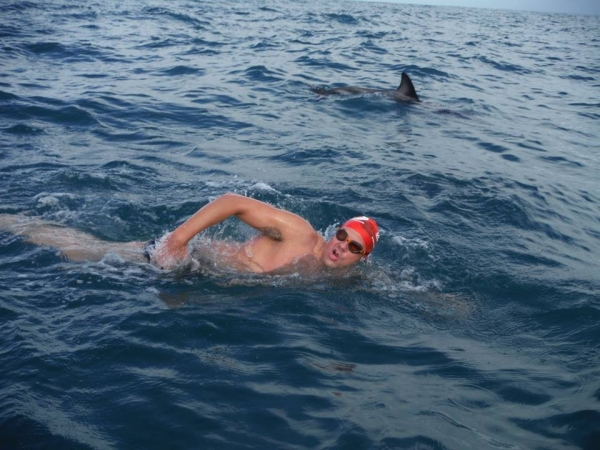
//> input picture Data/Test_images/Ocean1.jpg, 600 x 450 px, given in place of Oceanvideo_whalerescue.mp4, which was not available
$ ./Human_detector   (built with g++ and OpenCV 4)
//> lines starting //> are read from the running program, lines starting //| are printed output that depends on the picture; after the words box and inside, x2 and y2 are one past the last pixel; in counts of white or black regions, pixels touching at a corner belong together; pictures that were not available may be replaced by others from this repository, and a replacement may not be noted
#include <iostream>
#include "opencv2/opencv.hpp"

using namespace std;
using namespace cv;
//--------------------------------------------------------------------------------------------------------------------------//
//Name: R1
//Input: R,G,B values of Mat Image
//Output: (true/false) whether the R,G,B values lies within the threshold.
//--------------------------------------------------------------------------------------------------------------------------//
bool R1(int R, int G, int B) {
    bool e1 = (R>95) && (G>40) && (B>20) && ((max(R,max(G,B)) - min(R, min(G,B)))>15) && (abs(R-G)>15) && (R>G) && (R>B);
    bool e2 = (R>220) && (G>210) && (B>170) && (abs(R-G)<=15) && (R>B) && (G>B);
    return (e1||e2);
}

//--------------------------------------------------------------------------------------------------------------------------//
//Name: R2
//Input: Y,Cr,Cb values of Mat Image
//Output: (true/false) whether the Y,Cr,Cb values lies within the threshold.
//--------------------------------------------------------------------------------------------------------------------------//
bool R2(float Y, float Cr, float Cb) {
    bool e3 = Cr <= 1.5862*Cb+20;
    bool e4 = Cr >= 0.3448*Cb+76.2069;
    bool e5 = Cr >= -4.5652*Cb+234.5652;
    bool e6 = Cr <= -1.15*Cb+301.75;
    bool e7 = Cr <= -2.2857*Cb+432.85;
    return e3 && e4 && e5 && e6 && e7;
}

//--------------------------------------------------------------------------------------------------------------------------//
//Name: R3
//Input: H,S,V values of Mat Image
//Output: (true/false) whether the H,S,V values lies within the threshold.
//--------------------------------------------------------------------------------------------------------------------------//
bool R3(float H, float S, float V) {
    return (H<25) || (H > 230);
}


//------------------------------------------------------------------------------------------------------------------------//
//Name: GetSkin()
//Input: ROIS at which blobs detected
//Output: (true/false) whether a human is in the ROI.
//------------------------------------------------------------------------------------------------------------------------//
bool GetSkin(Mat const &src) {
    // allocate the result matrix
    Mat dst = src.clone();

    Vec3b cwhite = Vec3b::all(255);
    Vec3b cblack = Vec3b::all(0);

    Mat src_ycrcb, src_hsv;
    // OpenCV scales the YCrCb components, so that they
    // cover the whole value range of [0,255], so there's
    // no need to scale the values:
    cvtColor(src, src_ycrcb, CV_BGR2YCrCb);
    // OpenCV scales the Hue Channel to [0,180] for
    // 8bit images, so make sure we are operating on
    // the full spectrum from [0,360] by using floating
    // point precision:
    src.convertTo(src_hsv, CV_32FC3);
    cvtColor(src_hsv, src_hsv, CV_BGR2HSV);
    // Now scale the values between [0,255]:
    normalize(src_hsv, src_hsv, 0.0, 255.0, NORM_MINMAX, CV_32FC3);
    int WhiteCount = 0;
    int blackCount = 0;
    for(int i = 0; i < src.rows; i++) {
        for(int j = 0; j < src.cols; j++) {

            Vec3b pix_bgr = src.ptr<Vec3b>(i)[j];
            int B = pix_bgr.val[0];
            int G = pix_bgr.val[1];
            int R = pix_bgr.val[2];
            // apply rgb rule
            bool a = R1(R,G,B);

            Vec3b pix_ycrcb = src_ycrcb.ptr<Vec3b>(i)[j];
            int Y = pix_ycrcb.val[0];
            int Cr = pix_ycrcb.val[1];
            int Cb = pix_ycrcb.val[2];
            // apply ycrcb rule
            bool b = R2(Y,Cr,Cb);

            Vec3f pix_hsv = src_hsv.ptr<Vec3f>(i)[j];
            float H = pix_hsv.val[0];
            float S = pix_hsv.val[1];
            float V = pix_hsv.val[2];
            // apply hsv rule
            bool c = R3(H,S,V);

            if(!(a&&b&&c))
            {
                dst.ptr<Vec3b>(i)[j] = cblack;
                blackCount++; // used to calc persentage
            }
            if (a&&b&&c)
            {
                dst.ptr<Vec3b>(i)[j] = cwhite;
                WhiteCount++;  // used to calc persentage
            }

        }
    }

    double image_size = dst.cols*dst.rows;
    if((double) WhiteCount/image_size*100 < 1) // if White pixel is less than 15 % if the image then its not a human (value determined from test)
    {
        cout << "rejected because: " << endl;
        cout <<(double) WhiteCount/image_size*100 << " " <<(double)blackCount/image_size*100<< " " << image_size << endl;

        imshow("This", dst);
        return false;
    }
    else
    {
        cout << "accepted because: "<< endl;
        cout <<(double) WhiteCount/image_size*100 << " " <<(double)blackCount/image_size*100<< " " << image_size << endl;

        imshow("This", dst);
        return true;
    }
}
//--------------------------------------------------------------------------------------------------------------------------//
//Name: ROI
//Input: BinaryImage and Original image.
//Output: A Mat at which the BinaryImage is used as mask on the Original Image.
//--------------------------------------------------------------------------------------------------------------------------//
Mat ROI(Mat binaryImg, Mat originalImg){

    Mat channel[3];
    split(originalImg, channel);
    Mat originalImg2=originalImg.clone();

    //calcHistogram(binaryImg);

    for(int i=0; i<binaryImg.rows; i++){
        for(int j=0; j<binaryImg.cols; j++){
            if(binaryImg.at<double>(i,j)<250){
                channel[0].at<double>(i,j)=0;
                channel[1].at<double>(i,j)=0;
                channel[2].at<double>(i,j)=0;
            }
        }
    }
    merge(channel, 3, originalImg2);
    cvtColor(originalImg2, originalImg2, CV_BGR2RGB, 0 );
    return originalImg2;
}

//--------------------------------------------------------------------------------------------------------------------------//
//Name: MarkCountours
//Input: BinaryImage
//Output: ROIS with human detection
//--------------------------------------------------------------------------------------------------------------------------//
vector<Mat>  MarkCountours(Mat binaryImg, Mat originalImg) //Input binary image
{
    vector<vector<Point> > contours;
    Mat test = binaryImg.clone();
    Mat test2 = originalImg.clone();
    vector<Vec4i> hierarchy;
    RNG rng(12345);
    findContours( test, contours, hierarchy, CV_RETR_TREE, CV_CHAIN_APPROX_SIMPLE, Point(0, 0) ); // Findcontours based from the binary image
    vector<vector<Point> > contours_poly( contours.size() );
    vector<Rect> boundRect( contours.size() );
    for( int i = 0; i < contours.size(); i++ )
    {
        approxPolyDP( Mat(contours[i]), contours_poly[i], 3, true );
        boundRect[i] = boundingRect( Mat(contours_poly[i]) );
        //Creating small initialize the ROI boundary
    }

    vector<Mat> subregions_normal;
    vector<Mat> subregions_contour;
    for (int i = 0; i< boundRect.size(); i++)
    {
        if (contourArea(contours[i]) >= 1000 && contourArea(contours[i]) <= 1000000) //If the Area of contour
        {
            Mat roi_normal(test2,boundRect[i]); //Create ROI with approved Contour area;
            if (GetSkin(roi_normal)) { // Check if ROI has approved skin color
                subregions_normal.push_back(roi_normal); // Vector consiting of Detected humans
                rectangle(originalImg, boundRect[i], Scalar(255,0,0)); // Rectangle showing on the original image where it is.

            }
        }

    }

    return subregions_normal;
}


int main(int argc, const char * argv[]) {
    Mat src, dst;
    //Load image
    //src = imread("/Users/keerthikanratnarajah/Desktop/Wave1.jpeg"); // Load image
    //Load Video
    VideoCapture cap("/Users/keerthikanratnarajah/SDU-UAS-15-Group1-Report/Test_images/Oceanvideo_whalerescue.mp4"); // load Video
    while (1)
    {
        cap.read(src);
//> src is the input picture: 450 rows x 600 cols, CV_8UC3; mean B, G, R 122.7, 103.6, 81.5
        cvtColor(src, dst, CV_RGB2HSV, 0 );
//> dst: 450 rows x 600 cols, CV_8UC3; mean H, S, V 21.8, 106.9, 124.9
        Mat channel[3];
        split(dst, channel);
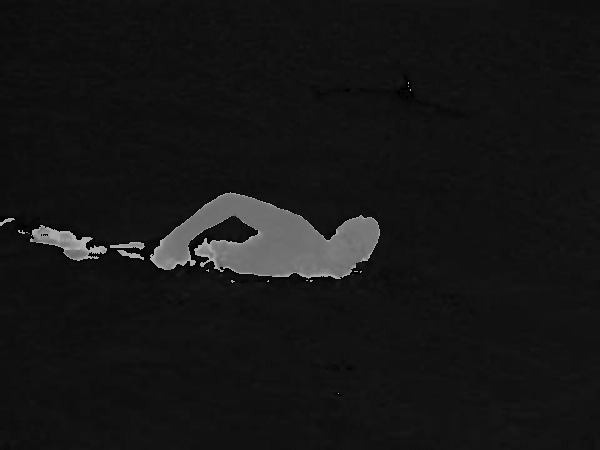
//> channel[0]: 450 rows x 600 cols, CV_8UC1; min 0, max 178, mean 21.8
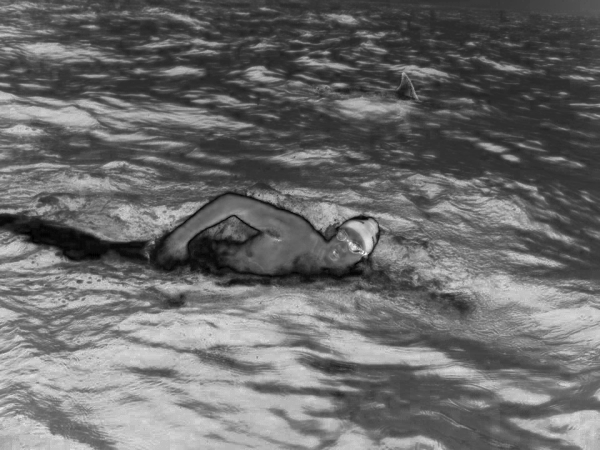
//> channel[1]: 450 rows x 600 cols, CV_8UC1; min 0, max 255, mean 106.9
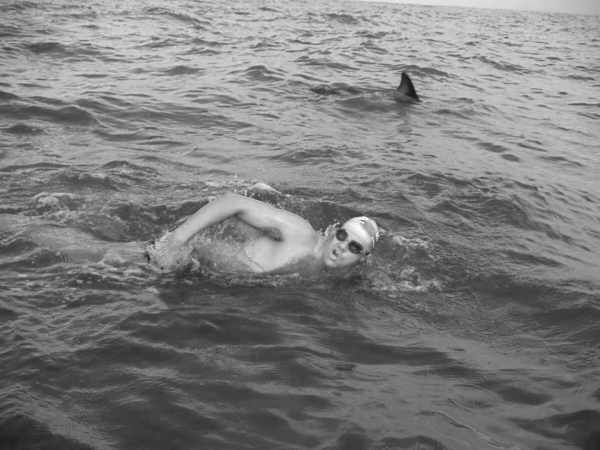
//> channel[2]: 450 rows x 600 cols, CV_8UC1; min 28, max 255, mean 124.9

        //Binarize image
        Mat binaryImg;
        threshold(channel[0], binaryImg, THRESH_BINARY, 255, THRESH_OTSU); // Preproccesing at which  the image rets binarizes.
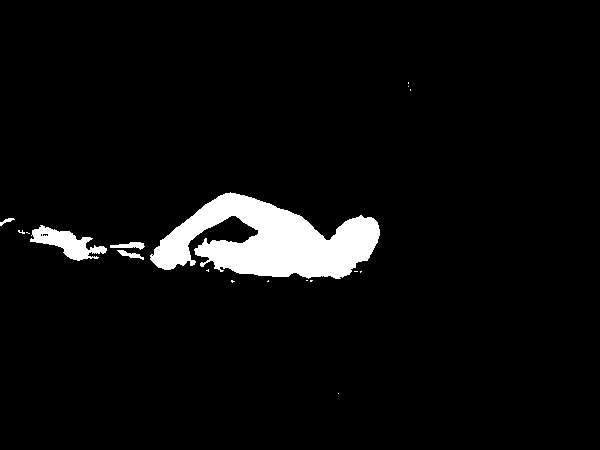
//> binaryImg: 450 rows x 600 cols, CV_8UC1; 4.8% white; 18 white regions (13 under 20 px)
        vector<Mat> ROI = MarkCountours(binaryImg,src); // MarkCounter output ROI with detected Humans within.
//> in MarkCountours, `findContours( test, contours, hierarchy, CV_RETR_TREE, CV_CHAIN_APPROX..`: contours = 21 contours, 16 with area under 20; largest, box (x1, y1, x2, y2) and area: (150, 192, 380, 279) 10914, (30, 225, 107, 261) 1100, (110, 242, 145, 250) 120, (117, 250, 144, 260) 78, (0, 218, 15, 226) 30
//> in MarkCountours, `vector<vector<Point> > contours_poly( contours.size() );`: contours_poly = 21 empty contours
//> the loop in MarkCountours, `for( int i = 0; i < contours.size(); i++ )` made 21 passes
//> the loop in MarkCountours, `for (int i = 0; i< boundRect.size(); i++)` made 21 passes
//| rejected because:
//| 0.0721501 99.9278 2772
//| accepted because:
//| 39.4103 60.5897 20010
//> after the loop in MarkCountours, `for (int i = 0; i< boundRect.size(); i++)`:
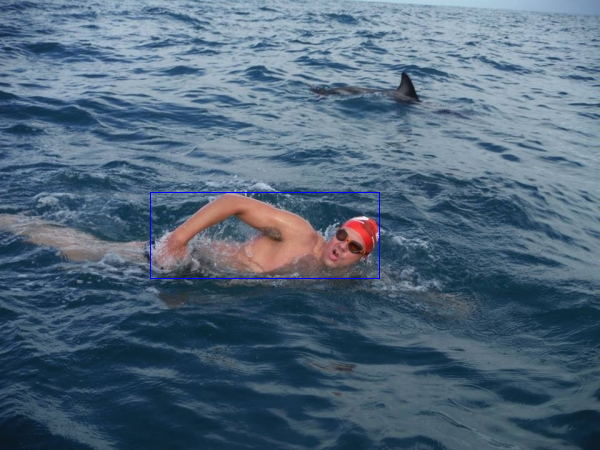
//> originalImg: 450 rows x 600 cols, CV_8UC3; 0.23% of pixels changed, all inside (x1, y1, x2, y2) = (150, 192, 380, 279)
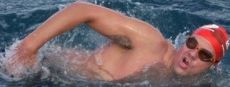
//> ROI[0]: 87 rows x 230 cols, CV_8UC3; mean B, G, R 106.7, 102.6, 119
        if (ROI.size() == 0) {
            cout << "No Humans detected" << endl;
            return 0;
        }
        int i = 0;
        while (i <  ROI.size())
        {
            if (waitKey(10) != 'y')
            {
                imshow("Found",ROI[i]); // press 'y' to continue
            }
            else
            {
                i++;
            }
        }

        imshow("Image binary", binaryImg );
        imshow("SRC" , src);
        waitKey(0);


    }
    return 0;
}

$ run again, on Data/Test_images/ocean7.jpg
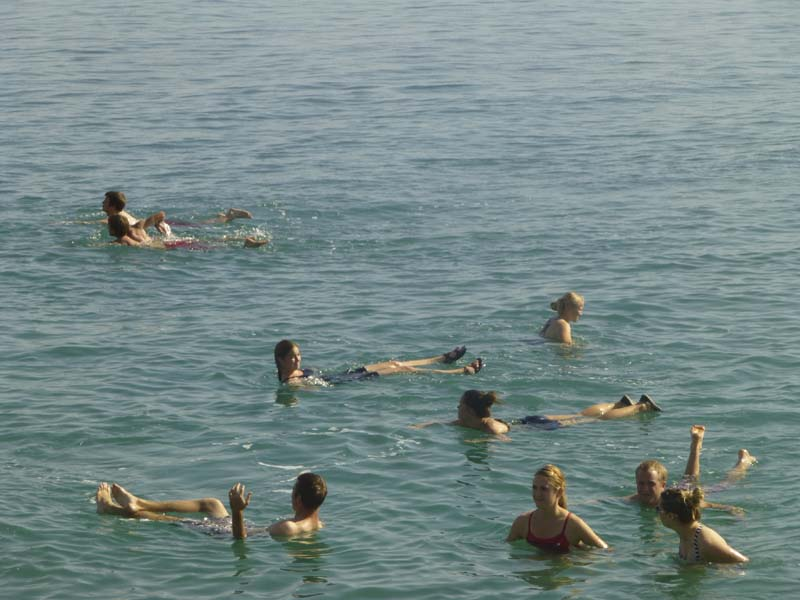
//> input picture Data/Test_images/ocean7.jpg, 800 x 600 px, given in place of Oceanvideo_whalerescue.mp4, which was not available
//> src is the input picture: 600 rows x 800 cols, CV_8UC3; mean B, G, R 137, 137.4, 118.6
//> dst: 600 rows x 800 cols, CV_8UC3; mean H, S, V 33.4, 45.5, 140.5
//> `threshold(channel[0], binaryImg, THRESH_BINARY, 255, THRESH_OTSU);`:
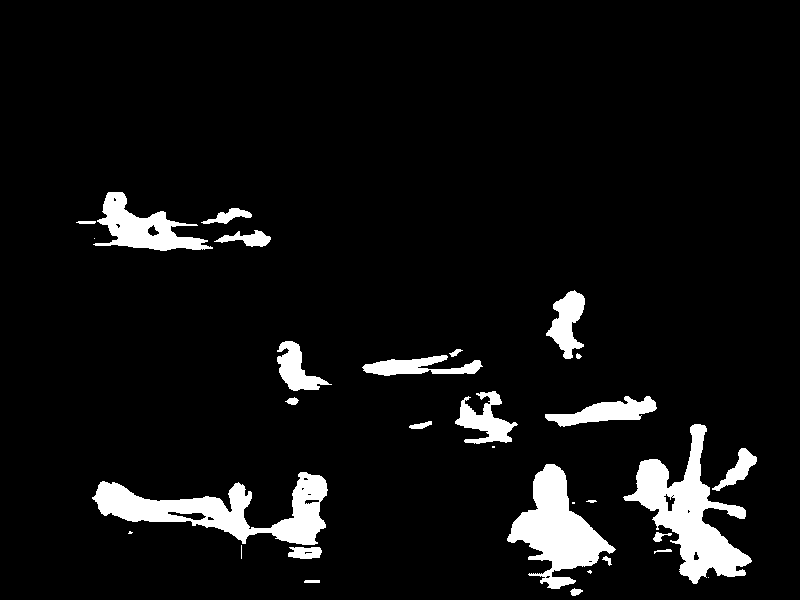
//> binaryImg: 600 rows x 800 cols, CV_8UC1; 6.8% white; 31 white regions (7 under 20 px)
//> contours = 48 contours, 20 with area under 20; largest, box (x1, y1, x2, y2) and area: (623, 424, 752, 584) 7014, (92, 472, 328, 545) 6692, (507, 464, 616, 589) 5619, (93, 192, 213, 251) 2908, (545, 396, 657, 427) 1532
//> contours_poly = 48 empty contours
//> the loop in MarkCountours, `for( int i = 0; i < contours.size(); i++ )` made 48 passes
//> the loop in MarkCountours, `for (int i = 0; i< boundRect.size(); i++)` made 48 passes
//| accepted because:
//| 4.49269 95.5073 17228
//| accepted because:
//| 3.13394 96.8661 13625
//| accepted because:
//| 3.56445 96.4355 20480
//> (the first 6 of 10 printed lines)
//> (output is shown up to pass 35 of 48)
//> `vector<Mat> ROI = MarkCountours(binaryImg,src);`:
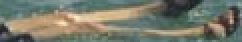
//> ROI[5]: 21 rows x 121 cols, CV_8UC3 (shown 2 times larger); mean B, G, R 106.3, 120.9, 118

$ run again, on Data/Test_images/ocean8.jpg
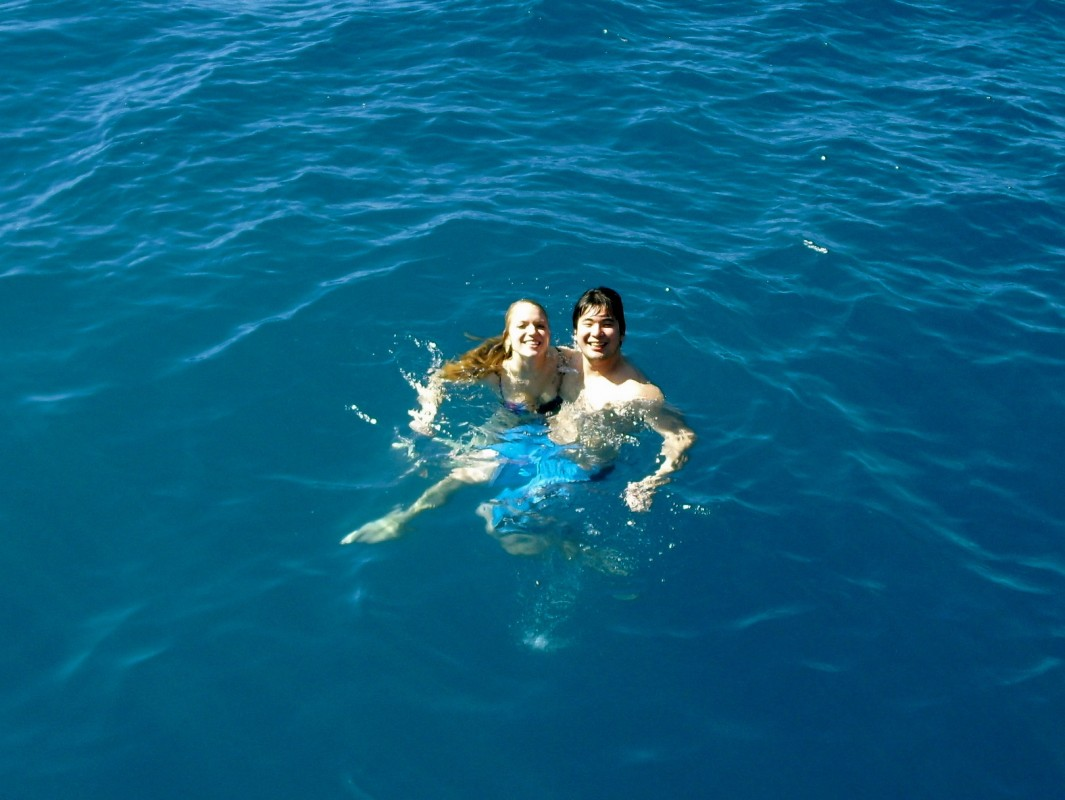
//> input picture Data/Test_images/ocean8.jpg, 1065 x 800 px, given in place of Oceanvideo_whalerescue.mp4, which was not available
//> src is the input picture: 800 rows x 1065 cols, CV_8UC3; mean B, G, R 129.3, 95.2, 9.3
//> dst: 800 rows x 1065 cols, CV_8UC3; mean H, S, V 23.1, 241.9, 130.2
//> `threshold(channel[0], binaryImg, THRESH_BINARY, 255, THRESH_OTSU);`:
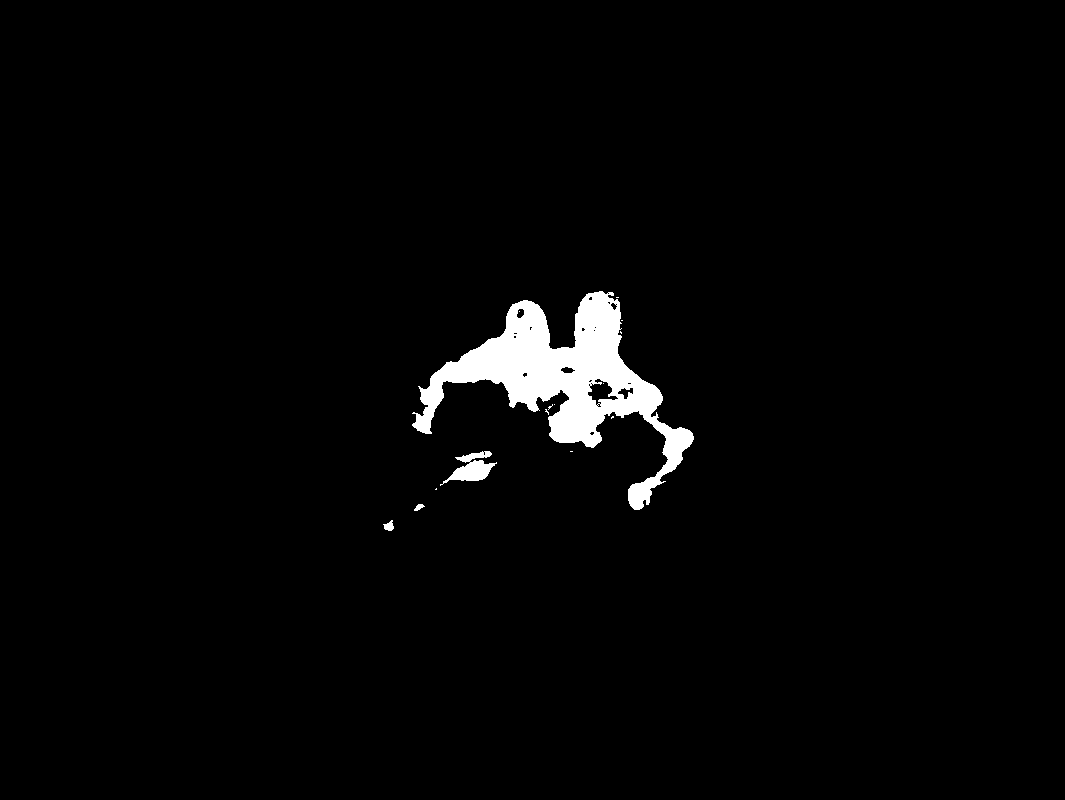
//> binaryImg: 800 rows x 1065 cols, CV_8UC1; 2.3% white; 15 white regions (11 under 20 px)
//> contours = 39 contours, 30 with area under 20; largest, box (x1, y1, x2, y2) and area: (412, 291, 694, 510) 18248, (440, 451, 497, 486) 740, (587, 378, 619, 406) 419, (617, 387, 634, 400) 104, (560, 366, 576, 374) 72
//> contours_poly = 39 empty contours
//> the loop in MarkCountours, `for( int i = 0; i < contours.size(); i++ )` made 39 passes
//> the loop in MarkCountours, `for (int i = 0; i< boundRect.size(); i++)` made 39 passes
//| accepted because:
//| 4.4619 95.5381 61476
//> `vector<Mat> ROI = MarkCountours(binaryImg,src);`:
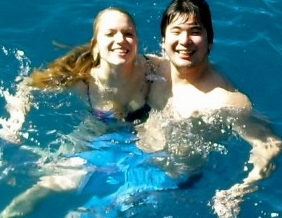
//> ROI[0]: 218 rows x 282 cols, CV_8UC3; mean B, G, R 135.3, 126.6, 74.4

$ run again, on Data/Test_images/ocean9.jpg
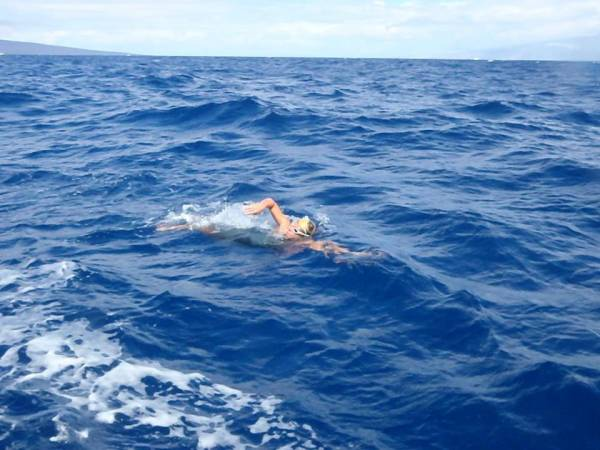
//> input picture Data/Test_images/ocean9.jpg, 600 x 450 px, given in place of Oceanvideo_whalerescue.mp4, which was not available
//> src is the input picture: 450 rows x 600 cols, CV_8UC3; mean B, G, R 180.2, 133.6, 93.8
//> dst: 450 rows x 600 cols, CV_8UC3; mean H, S, V 15.1, 137, 180.4
//> `threshold(channel[0], binaryImg, THRESH_BINARY, 255, THRESH_OTSU);`:
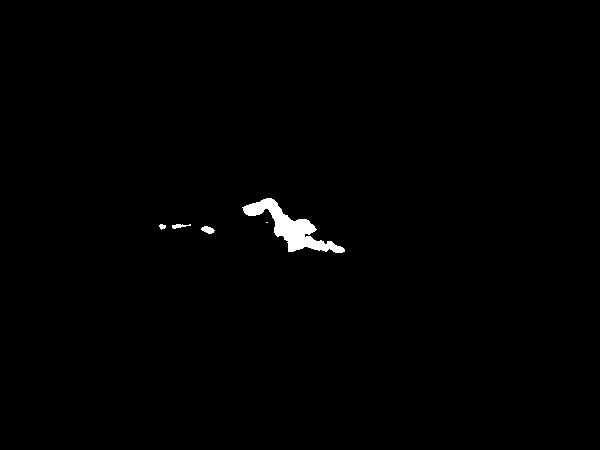
//> binaryImg: 450 rows x 600 cols, CV_8UC1; 0.72% white; 5 white regions (1 under 20 px)
//> contours = 5 contours, 1 with area under 20; largest, box (x1, y1, x2, y2) and area: (242, 198, 345, 253) 1642, (201, 226, 215, 234) 58, (172, 224, 191, 229) 32, (159, 224, 166, 230) 20
//> contours_poly = 5 empty contours
//> the loop in MarkCountours, `for( int i = 0; i < contours.size(); i++ )` made 5 passes
//> the loop in MarkCountours, `for (int i = 0; i< boundRect.size(); i++)` made 5 passes
//| accepted because:
//| 18.3567 81.6433 5562
//> `vector<Mat> ROI = MarkCountours(binaryImg,src);`:
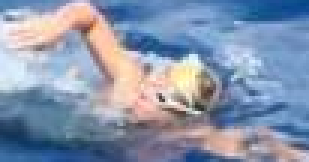
//> ROI[0]: 54 rows x 103 cols, CV_8UC3 (shown 3 times larger); mean B, G, R 172.4, 149.1, 135.8
